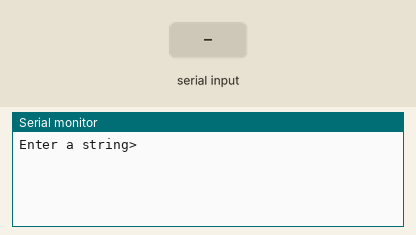
This sketch was run on a simulated Arduino Uno, built with avr-gcc and run on an emulated ATmega328P. Shown: the last lines printed to the serial monitor. Inputs (shaded band) come from the test bench.

Above: at 1.2 s.
1.3 s: "1" received over Serial
At 2.8 s:
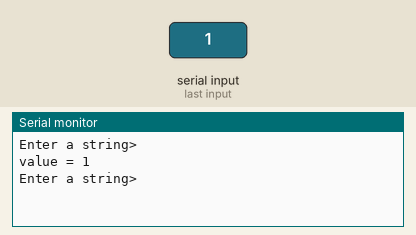
3.8 s: "0" received over Serial
At 5.2 s:
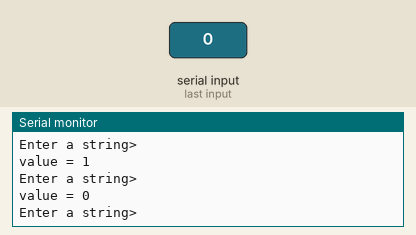
5.3 s: "2" received over Serial
At 7.0 s:
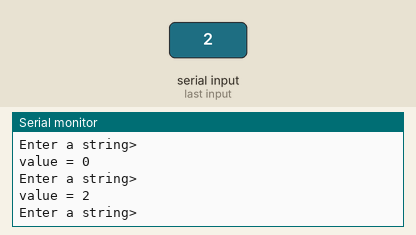

Measured:
- after the input at 1.3 s, the serial monitor: prints a new line after 1.0 s (image 1)
- after the input at 3.8 s, the serial monitor: prints a new line after 1.0 s (image 2)
- after the input at 5.3 s, the serial monitor: prints a new line after 1.0 s (image 3)

The sketch:

serial_parse_string.ino
```cpp
void setup()
{
  Serial.begin(115200);
}

void loop()
{
    Serial.println("Enter a string>");

    while(Serial.available() == 0) {}  // wait
    String value = Serial.readString();

    Serial.print("value = ");
    Serial.println(value);
}

// Tip: On the serial Monitor, make sure that no LF is added.
```
